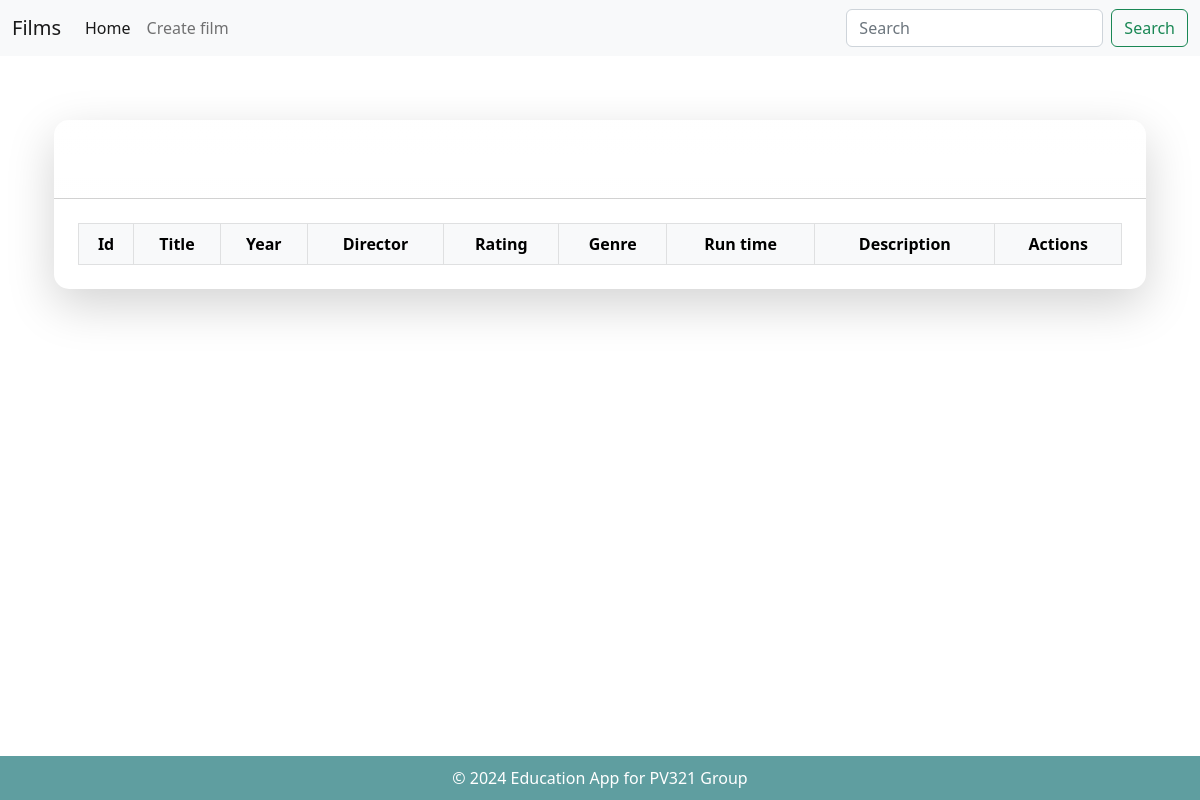
/films/, run on an earlier commit of the app's database.
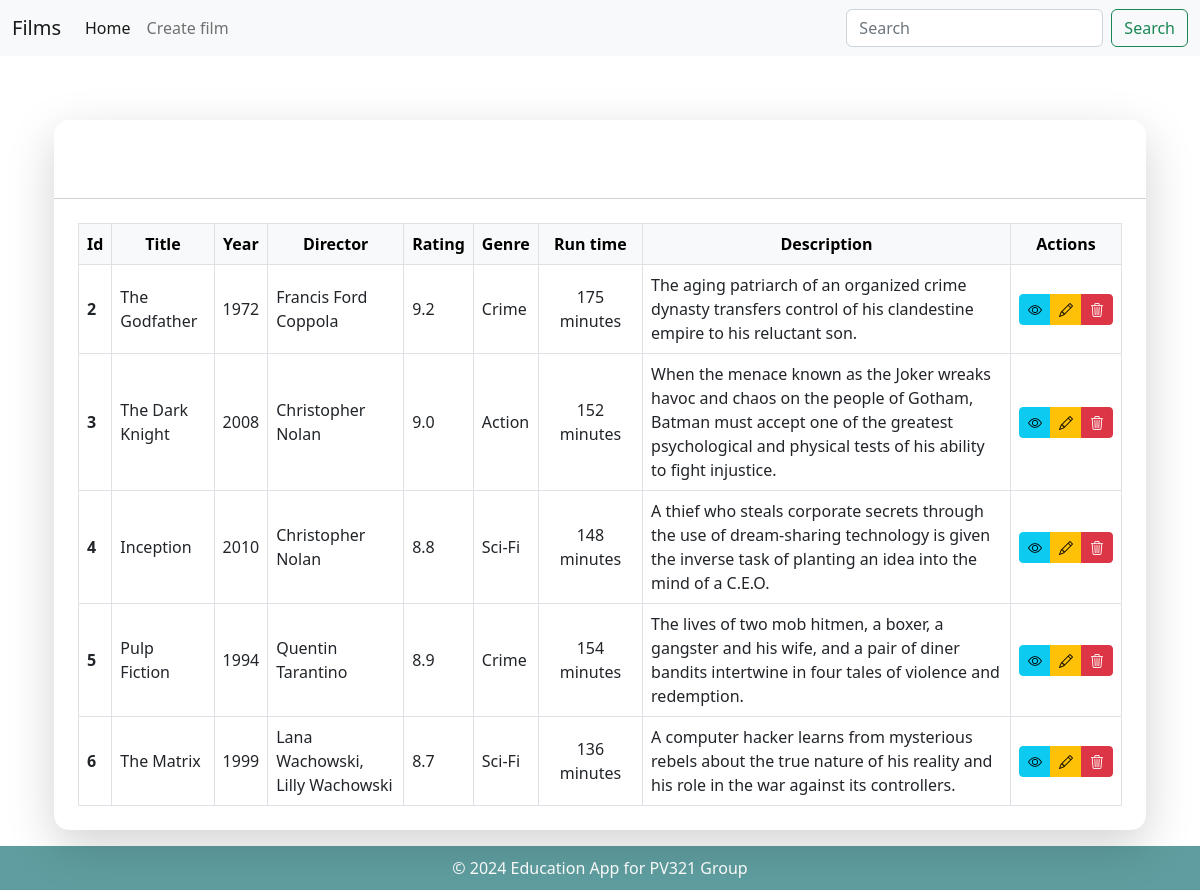
And on a later commit of the database.
### films/models.py (models this page shows, shortened)
class Film(models.Model):
    title = models.CharField(max_length=100)
    year = models.IntegerField()
    director = models.CharField(max_length=100)
    rating = models.FloatField()
    genre = models.CharField(max_length=100)
    runtime = models.IntegerField()
    description = models.TextField()

### films/views.py (the view)
# urls.py: path('', views.list, name='films_list'),
def list(request):
    films = Film.objects.all()
    return render(request, "film_list.html", {"films": films})

### films/templates/film_list.html (shortened to what this page needs)
{% extends "_layout_films.html" %}
{% block content %}
<div class="container mt-5">
    <div class="card shadow-lg border-0">
        <div class="card-header bg-gradient text-white text-center"
            style="background: linear-gradient(135deg, #6a11cb, #2575fc);">
            <h2 class="mb-0">Films</h2>
        </div>
        <div class="card-body p-4">
            <table class="table table-hover table-bordered align-middle">
                <thead class="table-light">
                    <tr>
                        <th scope="col" class="text-center">Id </th>
                        <th scope="col" class="text-center">Title</th>
                        <th scope="col" class="text-center">Year</th>
                        <th scope="col" class="text-center">Director</th>
                        <th scope="col" class="text-center">Rating</th>
                        <th scope="col" class="text-center">Genre</th>
                        <th scope="col" class="text-center">Run time</th>
                        <th scope="col" class="text-center">Description</th>
                        <th scope="col" class="text-center">Actions</th>
                    </tr>
                </thead>
                <tbody>
                    {% for film in films %}
                    <tr>
                        <th scope="row">{{ film.id }}</th>
                        <td>{{ film.title }}</td>
                        <td>{{ film.year }}</td>
                        <td>{{ film.director }}</td>
                        <td >{{ film.rating }}</td>
                        <td>{{ film.genre }}</td>
                        <td class="text-center" style="width: 10%">{{ film.runtime }} minutes</td>
                        <td>{{ film.description }}</td>
                        <td class="text-center">
                            <div class="btn-group" role="group">
                                <a href="{% url 'details' film.id %}" class="btn btn-info btn-sm" title="View Film">
                                    <i class="bi bi-eye"></i>
                                </a>
                                <a href="{% url 'edit' film.id %}" class="btn btn-warning btn-sm" title="Edit Film">
                                    <i class="bi bi-pencil"></i>
                                </a>
                                <button type="button" class="btn btn-danger btn-sm" data-bs-toggle="modal" data-bs-target="#deleteModal{{ film.id }}" title="Delete Film">
                                    <i class="bi bi-trash3"></i>
                                </button>
                            </div>
                        </td>
                    </tr>
                    {% endfor %}
                </tbody>
            </table>
        </div>
    </div>
</div>
<link href="https://cdn.jsdelivr.net/npm/bootstrap-icons/font/bootstrap-icons.css" rel="stylesheet">
{% endblock %}

### films/templates/_layout_films.html (shortened to what this page needs)
{% load static %}
<!DOCTYPE html>
<html lang="en">
<head>
    <link href="https://cdn.jsdelivr.net/npm/bootstrap@5.2.3/dist/css/bootstrap.min.css" rel="stylesheet"
>
    <link rel="stylesheet" href="https://cdn.jsdelivr.net/npm/bootstrap-icons@1.11.3/font/bootstrap-icons.min.css">
    <link rel="stylesheet" href="{% static 'film.css' %}">
</head>
<body>
    <nav class="navbar navbar-expand-lg bg-light">
        <div class="container-fluid">
            <a class="navbar-brand" href="#">Films</a>
            <div class="collapse navbar-collapse" id="navbarSupportedContent">
                <ul class="navbar-nav me-auto mb-2 mb-lg-0">
                    <li class="nav-item">
                        <a class="nav-link active" aria-current="page" href="/films/">Home</a>
                    </li>
                    <li class="nav-item">
                        <a class="nav-link" href="/films/create">Create film</a>
                    </li>
                </ul>
                <form class="d-flex" role="search">
                    <input class="form-control me-2" type="search" placeholder="Search" aria-label="Search">
                    <button class="btn btn-outline-success" type="submit">Search</button>
                </form>
            </div>
        </div>
    </nav>
    <div class="container my-3">
        <main>
            {% block content %}{% endblock %}
        </main>
    </div>
    <footer class="text-center" style="background-color: cadetblue;">
        <span>&copy; 2024 Education App for PV321 Group</span>
    </footer>
</body>
</html>

### films/static/film.css (style rules this page uses)
body { display: flex; flex-direction: column; min-height: 100vh; }
body>.container { flex-grow: 1; }
footer { padding: 10px; color: white; }

### films/templates/film_list.html (style rules this page uses)
.card-header { border-radius: 10px 10px 0 0; padding: 20px; }
.card { border-radius: 15px; overflow: hidden; }
.table { margin-bottom: 0; }
.btn-group .btn { transition: all 0.3s ease; }

What changed in the data, as far as the page shows it:
added Film: id "2", title "The Godfather", year "1972", director "Francis Ford Coppola", rating "9.2", genre "Crime", runtime "175", description "The aging patriarch of an organized crime dynasty transfers control of his clandestine empire to his reluctant son."
added Film: id "3", title "The Dark Knight", year "2008", director "Christopher Nolan", rating "9.0", genre "Action", runtime "152", description "When the menace known as the Joker wreaks havoc and chaos on the people of Gotham, Batman must accept one of the greatest psychological and physical tests of his ability to fight injustice."
added Film: id "4", title "Inception", year "2010", director "Christopher Nolan", rating "8.8", genre "Sci-Fi", runtime "148", description "A thief who steals corporate secrets through the use of dream-sharing technology is given the inverse task of planting an idea into the mind of a C.E.O."
added Film: id "5", title "Pulp Fiction", year "1994", director "Quentin Tarantino", rating "8.9", genre "Crime", runtime "154", description "The lives of two mob hitmen, a boxer, a gangster and his wife, and a pair of diner bandits intertwine in four tales of violence and redemption."
added Film: id "6", title "The Matrix", year "1999", director "Lana Wachowski, Lilly Wachowski", rating "8.7", genre "Sci-Fi", runtime "136", description "A computer hacker learns from mysterious rebels about the true nature of his reality and his role in the war against its controllers."
